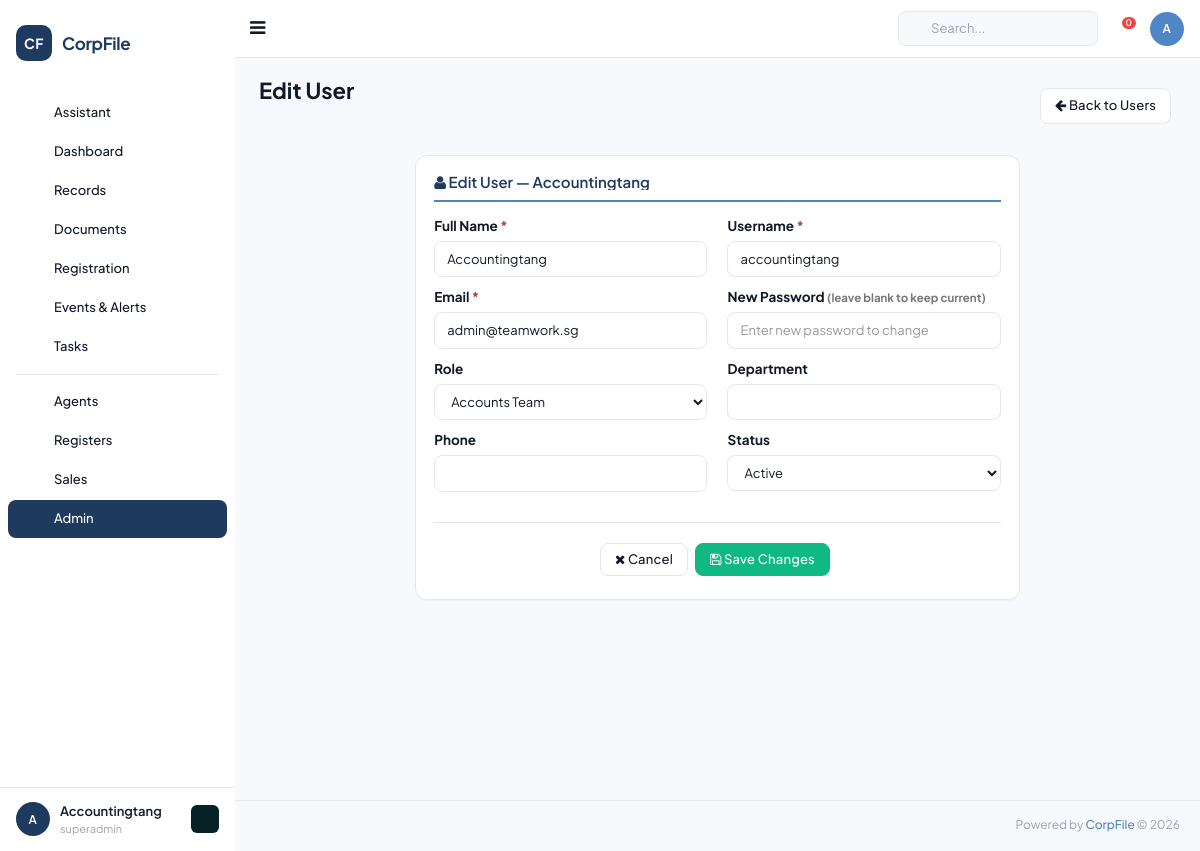
Screenshot of /user_settings/edit_user/1 (signed in) with the database file from the repository.
### tables this page shows
CREATE TABLE `users` (
  `id` INT UNSIGNED AUTO_INCREMENT PRIMARY KEY,
  `client_id` INT UNSIGNED NOT NULL,
  `username` VARCHAR(100) NOT NULL,
  `password` VARCHAR(255) NOT NULL,
  `name` VARCHAR(255) NOT NULL,
  `email` VARCHAR(255) DEFAULT NULL,
  `phone` VARCHAR(50) DEFAULT NULL,
  `role` ENUM('superadmin','admin','user','viewer') DEFAULT 'user',
  `user_group_id` INT UNSIGNED DEFAULT NULL,
  `profile_image` VARCHAR(500) DEFAULT NULL,
  `status` TINYINT DEFAULT 1,
  `last_login` DATETIME DEFAULT NULL,
  `created_at` DATETIME DEFAULT CURRENT_TIMESTAMP,
  `updated_at` DATETIME DEFAULT CURRENT_TIMESTAMP ON UPDATE CURRENT_TIMESTAMP,
  FOREIGN KEY (`client_id`) REFERENCES `clients`(`id`) ON DELETE CASCADE,
  UNIQUE KEY `uk_client_username` (`client_id`, `username`)
);

### application/views/settings/edit_user.php (the view, shortened to what the rows shown need)
<div class="page-title">
    <div class="title_left">
        <h3>Edit User</h3>
    </div>
    <div class="title_right">
        <div class="pull-right">
            <a href="<?= base_url('user_settings') ?>" class="btn btn-default btn-sm"><i class="fa fa-arrow-left"></i> Back to Users</a>
        </div>
    </div>
</div>
<div class="row">
    <div class="col-md-8 col-md-offset-2">
        <div class="x_panel">
            <div class="x_title" style="background:#206570;border-radius:3px 3px 0 0;">
                <h2 style="color:#fff;"><i class="fa fa-user"></i> Edit User — <?= htmlspecialchars($user->name ?? '') ?></h2>
            </div>
            <div class="x_content" style="padding:20px;">
                <form method="POST" action="<?= base_url("user_settings/edit_user/{$user->id}") ?>">
                    <div class="row">
                        <div class="col-md-6">
                            <div class="form-group">
                                <label>Full Name <span class="text-danger">*</span></label>
                                <input type="text" class="form-control" name="name"
                                       value="<?= htmlspecialchars($user->name ?? '') ?>" required>
                            </div>
                        </div>
                        <div class="col-md-6">
                            <div class="form-group">
                                <label>Username <span class="text-danger">*</span></label>
                                <input type="text" class="form-control" name="username"
                                       value="<?= htmlspecialchars($user->username ?? '') ?>" required>
                            </div>
                        </div>
                    </div>
                    <div class="row">
                        <div class="col-md-6">
                            <div class="form-group">
                                <label>Email <span class="text-danger">*</span></label>
                                <input type="email" class="form-control" name="email"
                                       value="<?= htmlspecialchars($user->email ?? '') ?>" required>
                            </div>
                        </div>
                        <div class="col-md-6">
                            <div class="form-group">
                                <label>New Password <small class="text-muted">(leave blank to keep current)</small></label>
                                <input type="password" class="form-control" name="password" placeholder="Enter new password to change">
                            </div>
                        </div>
                    </div>
                    <div class="row">
                        <div class="col-md-6">
                            <div class="form-group">
                                <label>Role</label>
                                <select class="form-control" name="role">
                                    <?php if (!empty($roles)): ?>
                                        <?php foreach ($roles as $r): ?>
                                        <option value="<?= htmlspecialchars($r->role_name ?? '') ?>"
                                            <?= ($user->role ?? '') == ($r->role_name ?? '') ? 'selected' : '' ?>>
                                            <?= htmlspecialchars($r->role_name ?? '') ?>
                                        </option>
                                        <?php endforeach; ?>
                                    <?php endif; ?>
                                </select>
                            </div>
                        </div>
                        <div class="col-md-6">
                            <div class="form-group">
                                <label>Department</label>
                                <input type="text" class="form-control" name="department"
                                       value="<?= htmlspecialchars($user->department ?? '') ?>">
                            </div>
                        </div>
                    </div>
                    <div class="row">
                        <div class="col-md-6">
                            <div class="form-group">
                                <label>Phone</label>
                                <input type="text" class="form-control" name="phone"
                                       value="<?= htmlspecialchars($user->phone ?? '') ?>">
                            </div>
                        </div>
                        <div class="col-md-6">
                            <div class="form-group">
                                <label>Status</label>
                                <select class="form-control" name="status">
                                    <option value="1" <?= ($user->status ?? 1) == 1 ? 'selected' : '' ?>>Active</option>
                                </select>
                            </div>
                        </div>
                    </div>
                    <div class="ln_solid"></div>
                    <div class="text-center">
                        <a href="<?= base_url('user_settings') ?>" class="btn btn-default btn-lg">
                            <i class="fa fa-times"></i> Cancel
                        </a>
                        <button type="submit" class="btn btn-success btn-lg">
                            <i class="fa fa-save"></i> Save Changes
                        </button>
                    </div>
                </form>
            </div>
        </div>
    </div>
</div>

### application/views/layouts/main.php (shortened to what the rows shown need)
<!DOCTYPE html>
<html lang="en">
<head>
    <link href="<?= base_url('public/vendors/bootstrap/dist/css/bootstrap.min.css') ?>" rel="stylesheet">
    <link href="<?= base_url('public/vendors/font-awesome/css/font-awesome.min.css') ?>" rel="stylesheet">
    <link href="<?= base_url('public/vendors/nprogress/nprogress.css') ?>" rel="stylesheet">
    <link href="<?= base_url('public/vendors/iCheck/skins/flat/green.css') ?>" rel="stylesheet">
    <link href="<?= base_url('public/vendors/bootstrap-daterangepicker/daterangepicker.css') ?>" rel="stylesheet">
    <link href="<?= base_url('public/vendors/select2/dist/css/select2.min.css') ?>" rel="stylesheet">
    <link href="<?= base_url('public/vendors/fullcalendar/dist/fullcalendar.min.css') ?>" rel="stylesheet">
    <link href="<?= base_url('public/vendors/fullcalendar/dist/fullcalendar.print.min.css') ?>" rel="stylesheet" media="print">
    <link href="<?= base_url('public/vendors/google-code-prettify/bin/prettify.min.css') ?>" rel="stylesheet">
    <link href="<?= base_url('public/vendors/switchery/dist/switchery.min.css') ?>" rel="stylesheet">
    <link href="<?= base_url('public/vendors/sweetalert/dist/sweetalert.css') ?>" rel="stylesheet">
    <link href="<?= base_url('public/vendors/datatables.net-bs/css/dataTables.bootstrap.min.css') ?>" rel="stylesheet">
    <link href="<?= base_url('public/vendors/pnotify/dist/pnotify.css') ?>" rel="stylesheet">
    <link href="<?= base_url('public/vendors/pnotify/dist/pnotify.buttons.css') ?>" rel="stylesheet">
    <link href="<?= base_url('public/css/custom.min.css') ?>" rel="stylesheet">
    <link href="<?= base_url('public/css/custom.css') ?>" rel="stylesheet">
    <link href="<?= base_url('public/css/modern-theme.css') ?>?v=<?= time() ?>" rel="stylesheet">
</head>
<?php
    $uri_path = trim(parse_url($_SERVER['REQUEST_URI'] ?? '', PHP_URL_PATH), '/');
    $uri_segments = $uri_path ? explode('/', $uri_path) : [];
    $current_url = $uri_segments[0] ?? '';
    $user_name = isset($current_user->name) ? $current_user->name : 'Admin';
    $user_role = isset($current_user->role) ? $current_user->role : 'Administrator';
    $user_initials = strtoupper(substr($user_name, 0, 1) . (strpos($user_name, ' ') !== false ? substr($user_name, strpos($user_name, ' ') + 1, 1) : ''));
?>
<body class="nav-md modern-theme">
<div class="container body">
    <div class="main_container">
        <div class="col-md-3 left_col" id="modernSidebar">
            <div class="left_col scroll-view">
                <div class="navbar nav_title" style="border: 0;">
                    <a href="<?= base_url('dashboard') ?>" class="site_title cf-logo-link">
                        <span class="cf-logo-badge">CF</span>
                        <span class="cf-logo-text">CorpFile</span>
                    </a>
                </div>
                <div id="sidebar-menu" class="main_menu_side hidden-print main_menu">
                    <div class="menu_section">
                        <ul class="nav side-menu">
                            <li class="<?= ($current_url == 'chats') ? 'active' : '' ?>">
                                <a href="<?= base_url('chats') ?>">
                                    <span class="cf-nav-icon"><?= cf_icon('chat') ?></span>
                                    <span>Assistant</span>
                                </a>
                            </li>
                            <li class="<?= ($current_url == 'dashboard') ? 'active' : '' ?>">
                                <a href="<?= base_url('dashboard') ?>">
                                    <span class="cf-nav-icon"><?= cf_icon('dashboard') ?></span>
                                    <span>Dashboard</span>
                                </a>
                            </li>
                            <li class="<?= in_array($current_url, ['company_list','directors','shareholders','member','pre_company','post_company','Company_officials','corporate_shareholder','Sealings','mainadmin']) ? 'active' : '' ?>">
                                <a>
                                    <span class="cf-nav-icon"><?= cf_icon('company') ?></span>
                                    <span>Records</span>
                                </a>
                            </li>
                            <li class="<?= in_array($current_url, ['alldocuments','document_generator','esign']) ? 'active' : '' ?>">
                                <a>
                                    <span class="cf-nav-icon"><?= cf_icon('documents') ?></span>
                                    <span>Documents</span>
                                </a>
                            </li>
                            <li class="<?= in_array($current_url, ['registration','add_company']) ? 'active' : '' ?>">
                                <a href="<?= base_url('registration') ?>">
                                    <span class="cf-nav-icon"><?= cf_icon('registration') ?></span>
                                    <span>Registration</span>
                                </a>
                            </li>
                            <li class="<?= in_array($current_url, ['company_agm','duedatetracker']) ? 'active' : '' ?>">
                                <a>
                                    <span class="cf-nav-icon"><?= cf_icon('events') ?></span>
                                    <span>Events & Alerts</span>
                                </a>
                            </li>
                            <li class="<?= ($current_url == 'workflow') ? 'active' : '' ?>">
                                <a href="<?= base_url('workflow') ?>">
                                    <span class="cf-nav-icon"><?= cf_icon('projects') ?></span>
                                    <span>Tasks</span>
                                </a>
                            </li>
                            <li class="cf-nav-divider"></li>
                            <li class="<?= ($current_url == 'agents') ? 'active' : '' ?>">
                                <a href="<?= base_url('agents') ?>">
                                    <span class="cf-nav-icon"><?= cf_icon('agents') ?></span>
                                    <span>Agents</span>
                                </a>
                            </li>
                            <li class="<?= ($current_url == 'registers') ? 'active' : '' ?>">
                                <a>
                                    <span class="cf-nav-icon"><?= cf_icon('registers') ?></span>
                                    <span>Registers</span>
                                </a>
                            </li>
                            <li class="<?= in_array($current_url, ['leads','quotations','followups','sales_orders','sales_company']) ? 'active' : '' ?>">
                                <a>
                                    <span class="cf-nav-icon"><?= cf_icon('sales') ?></span>
                                    <span>Sales</span>
                                </a>
                            </li>
                            <li class="<?= in_array($current_url, ['general_settings','user_settings','css_settings','presales_settings','order_settings','pm_settings','support_settings']) ? 'active' : '' ?>">
                                <a>
                                    <span class="cf-nav-icon"><?= cf_icon('admin') ?></span>
                                    <span>Admin</span>
                                </a>
                            </li>
                        </ul>
                    </div>
                </div>
                <div class="sidebar-footer hidden-small">
                    <div class="cf-sidebar-user">
                        <div class="cf-user-avatar"><?= $user_initials ?></div>
                        <div class="cf-user-info">
                            <div class="cf-user-name"><?= htmlspecialchars($user_name) ?></div>
                            <div class="cf-user-role"><?= htmlspecialchars($user_role) ?></div>
                        </div>
                        <a href="<?= base_url('general_settings/company_type') ?>" class="cf-user-settings" title="Settings">
                        </a>
                    </div>
                </div>
            </div>
        </div>
        <div class="top_nav">
            <div class="nav_menu">
                <div class="nav toggle">
                    <a id="menu_toggle"><i class="fa fa-bars"></i></a>
                </div>
                <div class="cf-topbar-actions">
                    <div class="cf-topbar-search" id="globalSearchWrapper">
                        <input type="text" id="globalSearch" placeholder="Search..." class="cf-topbar-search-input" autocomplete="off">
                    </div>
                    <div class="dropdown cf-topbar-bell">
                        <a href="javascript:;" class="dropdown-toggle cf-topbar-icon-btn" id="navbarDropdown1" data-toggle="dropdown" aria-expanded="false">
                            <span class="cf-notif-dot" id="notification_count"><?= isset($notification_count) ? $notification_count : '0' ?></span>
                        </a>
                    </div>
                    <div class="dropdown cf-topbar-user">
                        <a href="javascript:;" class="dropdown-toggle cf-topbar-avatar-btn" id="navbarDropdown" data-toggle="dropdown" aria-expanded="false">
                            <span class="cf-topbar-avatar"><?= $user_initials ?></span>
                        </a>
                    </div>
                </div>
            </div>
        </div>
        <div class="right_col" role="main">
            <?php if (isset($content_view)): ?>
                <?php include APPPATH . 'views/' . $content_view . '.php'; ?>
            <?php endif; ?>
        </div>
        <footer>
            <div class="pull-right">
                Powered by <a href="javascript:;" style="color:var(--cf-accent); font-weight:500;">CorpFile</a> &copy; <?= date('Y') ?>
            </div>
            <div class="clearfix"></div>
        </footer>
    </div>
</div>
</body>
</html>

### rows the page displays
users: name "A", name "Accountingtang", role "superadmin", username "accountingtang", email "admin@teamwork.sg", status "Active"

### other values shown
form field role "Accounts Team"
